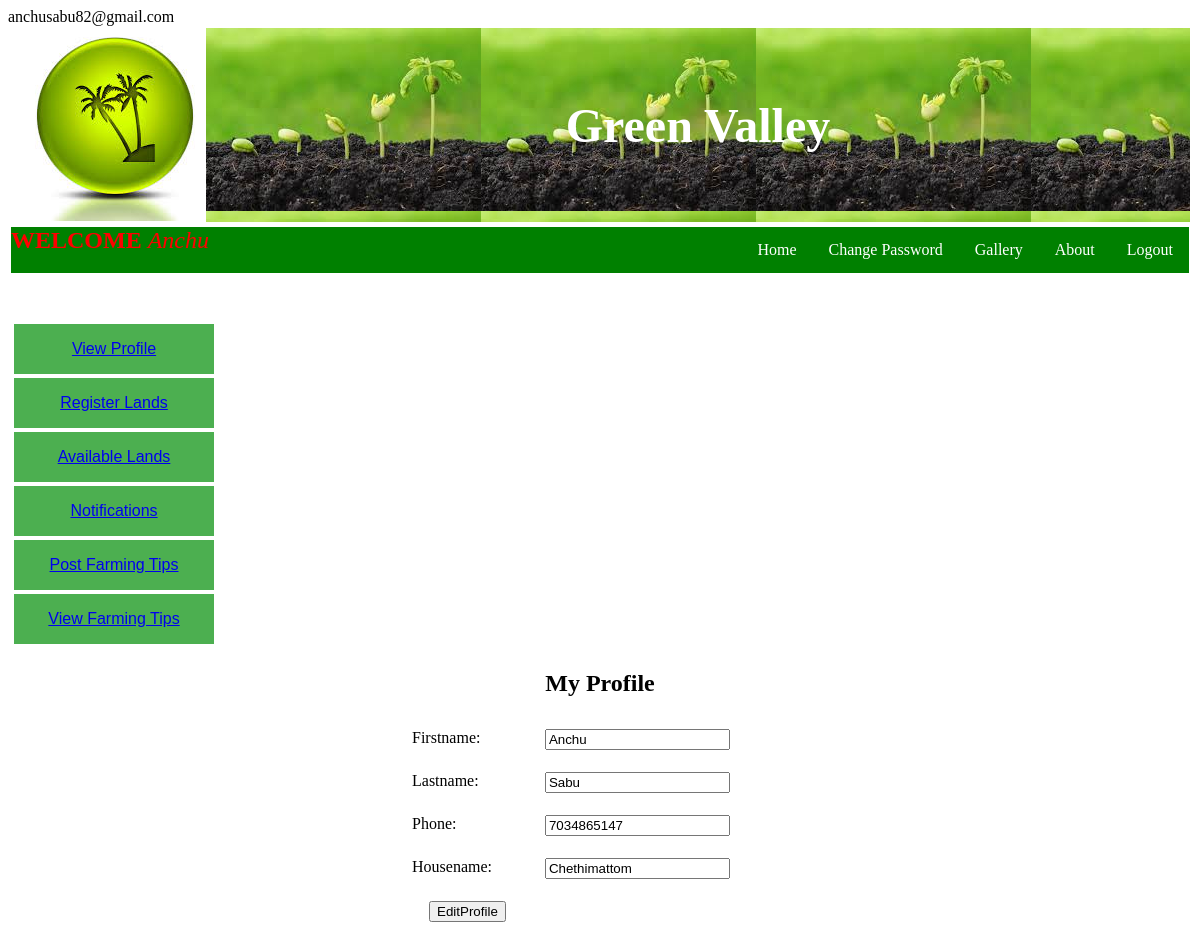
Screenshot of /editpro.php (signed in) with the database file from the repository.
### tables this page shows
CREATE TABLE IF NOT EXISTS `register` (
  `Regid` int(11) NOT NULL AUTO_INCREMENT,
  `Fname` varchar(50) NOT NULL,
  `Lname` varchar(50) NOT NULL,
  `Housename` varchar(100) NOT NULL,
  `Place` varchar(100) NOT NULL,
  `State` varchar(50) NOT NULL,
  `District` varchar(50) NOT NULL,
  `Village` varchar(50) NOT NULL,
  `Pin` int(11) NOT NULL,
  `Phno` varchar(50) NOT NULL,
  `Photo` varchar(100) NOT NULL,
  `Username` varchar(50) NOT NULL,
  PRIMARY KEY (`Regid`)
);

### editpro.php (the view, shortened to what this page needs)
<?php
include 'connection.php';
$id=$_SESSION['Username'];
$result ="SELECT * FROM register where Username='$id'";
$result3=mysqli_query($con,$result);
while($row3 = mysqli_fetch_array($result3))
{
$fname=$row3['Fname'];
$lname=$row3['Lname'];
$phone=$row3['Phno'];
$hname=$row3['Housename'];
}
?>
<?php
$id=$_SESSION['Username'];
$result ="SELECT * FROM register where Username='$id'";
$result3=mysqli_query($con,$result);
while($row3 = mysqli_fetch_array($result3))
{
$Fname=$row3['Fname'];
}
?>
<html>
<head>
</head>
<body>
<table>
<tr><td><img src="images11.png">
<td  align="center" width="100%" style="background-image:url(download4.png)"><font face="Comic Sans MS" size=40 color="white"><b> Green Valley</b></font> </td>
</tr>
</table>
<table align="right" width="100%" background color=red><tr><td><ul>
<font size=5 color="red"><b>WELCOME</b> <i> <?php echo $Fname ?></i></font>
 <li><a href="logout.php">Logout</a></li>
  <li><a href="about.php">About</a></li>
 <li><a href="gallery.php">Gallery</a></li>
<li><a href="changepass.php">Change Password</a>
 </li>
  <li><a href="index.php">Home</a></li>
</ul>
</table>
<table><tr><td>
<table>
<tr>
<td style="height:40px">
<tr><td style="height:40px"><button onClick="view.php"style="width:200px;"><a href="view.php">View Profile</a></button></td></tr>
<tr><td><button style="width:200px;height=500px"><a href="registerland.php">Register Lands</a></button></td></tr>
<tr><td style="height:40px"><button onClick="Available.php" style="width:200px;"><a href="available.php">Available Lands</a></button></td></tr>
<tr><td style="height:40px"><button style="width:200px;"><a href="viewnoti.php">Notifications</a></button></td></tr>
<tr><td style="height:40px"><button style="width:200px;"> <a href="ftips.php">Post Farming Tips</a></button></td></tr>
<tr><td style="height:40px"><button style="width:200px;"><a href="viewfarming.php">View Farming Tips</a></button></td></tr>
</table></td>
</tr></table>
<form  action="#" onsubmit="return" name="myForm" id="myForm" method="post" enctype="multipart/form-data">
<table width="400"  align="center" cellpadding="10">
<caption><h2>My Profile</h2></caption>
    <tr<tr><td width="82" valign="top"><div align="left">Firstname:</div></td>
    <td width="165" valign="top"><input type="text" name="fname" id="fname" value='<?php echo $fname ?> '></td>
  <tr>
    <td valign="top"><div align="left">Lastname:</div></td>
    <td valign="top"><input type="text" name="lname" id="fname" value='<?php echo $lname ?> '></td>
  </tr>
  <tr>
    <td valign="top"><div align="left">Phone: </div></td>
    <td valign="top"><input type="text" name="phne" value='<?php echo $phone ?> '></td>
  </tr>
  <tr>
    <td valign="top"><div align="left">Housename: </div></td>
    <td valign="top"><input type="text" name="hname" value='<?php echo $hname ?> '></td>
  </tr>
  <td><center><input type="submit" name="submit"  value="EditProfile"></center></td>
</table></form>
</body>
</html><?php ?>

### editpro.php (style rules this page uses)
ul { list-style-type: none; margin: 0; padding: 0; overflow: hidden; background-color:green; }
li { float: right; }
li a { display: inline-block; color: white; text-align: center; padding: 14px 16px; text-decoration: none; }
button { background-color: #4CAF50; border: none; color: white; padding: 15px 32px; text-align: center; text-decoration: bold; display: inline-block; font-size: 16px; height:50px; }

### rows the page displays
register: fname "Anchu", lname "Sabu", phne "7034865147", hname "Chethimattom"
